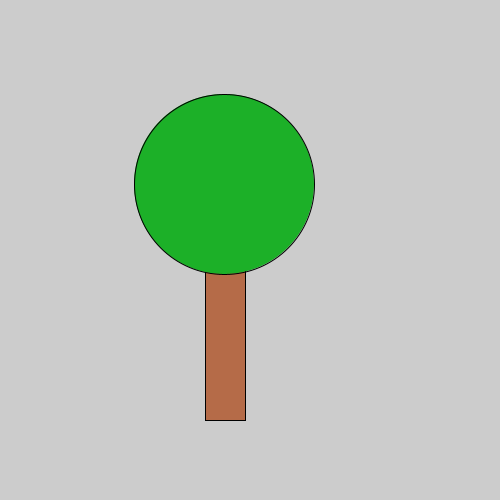
Frame 1 (no input)
Frame 60 (the mouse pressed at the canvas centre just before this capture): identical to frame 1, image omitted
Frame 120 (the mouse held since frame 60 and released just before this capture): identical to frame 1, image omitted

The Processing sketch that drew this single still picture (run headless with seeded random() and noise(); from frame 60 on, the mouse is pressed at the canvas centre):

// Processing sketch: Opdracht_9
// ── Opdracht_9.pde
void setup(){
  size(500,500);
  boom(224, 184, 180, 180,205, 200, 40, 220);

}

void boom(int x1,int y1,int x2,int y2,int x3,int y3,int x4,int y4){
    fill(181, 107, 72);
  rect(x3,y3,x4,y4);
  fill(28, 176, 40);
    ellipse(x1,y1,x2,y2);

}
void draw(){

  
}
